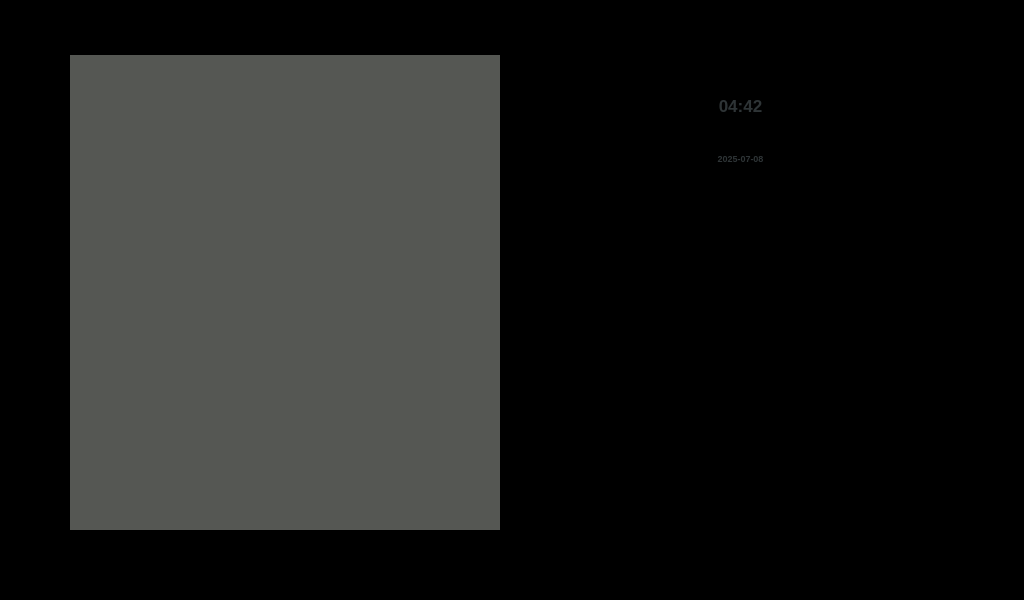
<?xml version="1.0" encoding="UTF-8"?>
<ui version="4.0">
 <class>Widget</class>
 <widget class="QWidget" name="Widget">
  <property name="geometry">
   <rect>
    <x>0</x>
    <y>0</y>
    <width>1024</width>
    <height>600</height>
   </rect>
  </property>
  <property name="minimumSize">
   <size>
    <width>1024</width>
    <height>600</height>
   </size>
  </property>
  <property name="maximumSize">
   <size>
    <width>1024</width>
    <height>600</height>
   </size>
  </property>
  <property name="windowTitle">
   <string>Widget</string>
  </property>
  <property name="styleSheet">
   <string notr="true">QWidget#Widget{
background-color: rgb(0, 0, 0);
}</string>
  </property>
  <widget class="QWidget" name="widget" native="true">
   <property name="geometry">
    <rect>
     <x>0</x>
     <y>0</y>
     <width>1024</width>
     <height>600</height>
    </rect>
   </property>
   <property name="minimumSize">
    <size>
     <width>1024</width>
     <height>600</height>
    </size>
   </property>
   <property name="font">
    <font>
     <pointsize>16</pointsize>
    </font>
   </property>
   <property name="styleSheet">
    <string notr="true">QWidget#widget{
	
	background-image: url(:/pics/probg.png);
}</string>
   </property>
   <widget class="QWidget" name="">
    <property name="geometry">
     <rect>
      <x>40</x>
      <y>30</y>
      <width>951</width>
      <height>541</height>
     </rect>
    </property>
    <layout class="QHBoxLayout" name="horizontalLayout_5">
     <property name="spacing">
      <number>10</number>
     </property>
     <item>
      <widget class="QWidget" name="widget_4" native="true">
       <property name="minimumSize">
        <size>
         <width>470</width>
         <height>530</height>
        </size>
       </property>
       <property name="maximumSize">
        <size>
         <width>470</width>
         <height>530</height>
        </size>
       </property>
       <property name="styleSheet">
        <string notr="true">#widget_4{
background-color: rgba(0, 0, 0, 55);

}</string>
       </property>
       <widget class="QWidget" name="widgetcam" native="true">
        <property name="geometry">
         <rect>
          <x>20</x>
          <y>20</y>
          <width>430</width>
          <height>475</height>
         </rect>
        </property>
        <property name="minimumSize">
         <size>
          <width>430</width>
          <height>475</height>
         </size>
        </property>
        <property name="maximumSize">
         <size>
          <width>430</width>
          <height>475</height>
         </size>
        </property>
        <property name="styleSheet">
         <string notr="true">#widgetcam{
background-color: rgba(255, 255, 255, 55);

}</string>
        </property>
        <widget class="QLabel" name="labelcam">
         <property name="geometry">
          <rect>
           <x>0</x>
           <y>0</y>
           <width>430</width>
           <height>475</height>
          </rect>
         </property>
         <property name="minimumSize">
          <size>
           <width>430</width>
           <height>475</height>
          </size>
         </property>
         <property name="maximumSize">
          <size>
           <width>430</width>
           <height>475</height>
          </size>
         </property>
         <property name="styleSheet">
          <string notr="true">background-color: rgb(85, 87, 83);</string>
         </property>
         <property name="text">
          <string/>
         </property>
        </widget>
       </widget>
      </widget>
     </item>
     <item>
      <layout class="QVBoxLayout" name="verticalLayout_6">
       <property name="spacing">
        <number>10</number>
       </property>
       <item>
        <widget class="QWidget" name="widget_2" native="true">
         <property name="minimumSize">
          <size>
           <width>440</width>
           <height>170</height>
          </size>
         </property>
         <property name="maximumSize">
          <size>
           <width>440</width>
           <height>170</height>
          </size>
         </property>
         <property name="styleSheet">
          <string notr="true">#widget_2{
background-color: rgba(0, 0, 0, 55);

}</string>
         </property>
         <widget class="QWidget" name="layoutWidget">
          <property name="geometry">
           <rect>
            <x>40</x>
            <y>10</y>
            <width>321</width>
            <height>151</height>
           </rect>
          </property>
          <layout class="QVBoxLayout" name="verticalLayout_2">
           <item>
            <widget class="QLabel" name="labelTime">
             <property name="font">
              <font>
               <pointsize>13</pointsize>
               <weight>75</weight>
               <bold>true</bold>
              </font>
             </property>
             <property name="styleSheet">
              <string notr="true">color: rgb(46, 52, 54);
</string>
             </property>
             <property name="text">
              <string>04:42</string>
             </property>
             <property name="alignment">
              <set>Qt::AlignBottom|Qt::AlignHCenter</set>
             </property>
            </widget>
           </item>
           <item>
            <widget class="QLabel" name="labelDate">
             <property name="font">
              <font>
               <pointsize>7</pointsize>
               <weight>75</weight>
               <bold>true</bold>
              </font>
             </property>
             <property name="styleSheet">
              <string notr="true">color: rgb(46, 52, 54);
</string>
             </property>
             <property name="text">
              <string>2025-07-08</string>
             </property>
             <property name="alignment">
              <set>Qt::AlignCenter</set>
             </property>
            </widget>
           </item>
          </layout>
         </widget>
        </widget>
       </item>
       <item>
        <widget class="QWidget" name="widget_3" native="true">
         <property name="minimumSize">
          <size>
           <width>440</width>
           <height>350</height>
          </size>
         </property>
         <property name="maximumSize">
          <size>
           <width>440</width>
           <height>350</height>
          </size>
         </property>
         <property name="styleSheet">
          <string notr="true">#widget_3{
background-color: rgba(0, 0, 0, 55);

}</string>
         </property>
         <widget class="QWidget" name="layoutWidget">
          <property name="geometry">
           <rect>
            <x>10</x>
            <y>40</y>
            <width>421</width>
            <height>281</height>
           </rect>
          </property>
          <layout class="QVBoxLayout" name="verticalLayout">
           <item>
            <layout class="QHBoxLayout" name="horizontalLayout">
             <item>
              <widget class="QPushButton" name="btncall">
               <property name="minimumSize">
                <size>
                 <width>120</width>
                 <height>120</height>
                </size>
               </property>
               <property name="maximumSize">
                <size>
                 <width>120</width>
                 <height>120</height>
                </size>
               </property>
               <property name="styleSheet">
                <string notr="true">QPushButton {
    border: none;
    background: transparent;
    border-radius: 20px; /* 圆角半径，根据需要调整 */
    background-image: url(:/pics/dianhua01.png);
    background-repeat: no-repeat;
    background-position: center;
}
QPushButton:pressed {
    background-image: url(:/pics/dianhua02.png);
}</string>
               </property>
               <property name="text">
                <string/>
               </property>
              </widget>
             </item>
             <item>
              <widget class="QPushButton" name="btnfinger_step">
               <property name="minimumSize">
                <size>
                 <width>120</width>
                 <height>120</height>
                </size>
               </property>
               <property name="maximumSize">
                <size>
                 <width>120</width>
                 <height>120</height>
                </size>
               </property>
               <property name="styleSheet">
                <string notr="true">QPushButton {
    border: none;
    background: transparent;
    border-radius: 20px; /* 圆角半径，根据需要调整 */
    background-image: url(:/pics/newzhiwen01.png);
    background-repeat: no-repeat;
    background-position: center;
}
QPushButton:pressed {
    background-image: url(:/pics/newzhiwen02.png);
}
</string>
               </property>
               <property name="text">
                <string/>
               </property>
              </widget>
             </item>
             <item>
              <widget class="QPushButton" name="btnface">
               <property name="minimumSize">
                <size>
                 <width>120</width>
                 <height>120</height>
                </size>
               </property>
               <property name="maximumSize">
                <size>
                 <width>120</width>
                 <height>120</height>
                </size>
               </property>
               <property name="styleSheet">
                <string notr="true">
QPushButton {
    border: none;
    background: transparent;
    border-radius: 20px; /* 圆角半径，根据需要调整 */
    background-image: url(:/pics/renlian01.png);
    background-repeat: no-repeat;
    background-position: center;
}
QPushButton:pressed {
    background-image: url(:/pics/renlian02.png);
}
</string>
               </property>
               <property name="text">
                <string/>
               </property>
              </widget>
             </item>
            </layout>
           </item>
           <item>
            <layout class="QHBoxLayout" name="horizontalLayout_3">
             <item>
              <widget class="QPushButton" name="btnadd">
               <property name="minimumSize">
                <size>
                 <width>120</width>
                 <height>120</height>
                </size>
               </property>
               <property name="maximumSize">
                <size>
                 <width>120</width>
                 <height>120</height>
                </size>
               </property>
               <property name="styleSheet">
                <string notr="true">
QPushButton {
    border: none;
    background: transparent;
    border-radius: 20px; /* 圆角半径，根据需要调整 */
    background-image: url(:/pics/useradd01.png);
    background-repeat: no-repeat;
    background-position: center;
}
QPushButton:pressed {
    background-image: url(:/pics/useradd02.png);
}
</string>
               </property>
               <property name="text">
                <string/>
               </property>
              </widget>
             </item>
             <item>
              <widget class="QPushButton" name="btnpsswd">
               <property name="minimumSize">
                <size>
                 <width>120</width>
                 <height>120</height>
                </size>
               </property>
               <property name="maximumSize">
                <size>
                 <width>120</width>
                 <height>120</height>
                </size>
               </property>
               <property name="styleSheet">
                <string notr="true">
QPushButton {
    border: none;
    background: transparent;
    border-radius: 20px; /* 圆角半径，根据需要调整 */
    background-image: url(:/pics/mima01.png);
    background-repeat: no-repeat;
    background-position: center;
}
QPushButton:pressed {
    background-image: url(:/pics/mima02.png);
}
</string>
               </property>
               <property name="text">
                <string/>
               </property>
              </widget>
             </item>
             <item>
              <widget class="QPushButton" name="btnpower">
               <property name="minimumSize">
                <size>
                 <width>120</width>
                 <height>120</height>
                </size>
               </property>
               <property name="maximumSize">
                <size>
                 <width>120</width>
                 <height>120</height>
                </size>
               </property>
               <property name="styleSheet">
                <string notr="true">QPushButton {
    border: none;
    background: transparent;
    border-radius: 20px; /* 圆角半径，根据需要调整 */
    background-image: url(:/pics/guanji01.png);
    background-repeat: no-repeat;
    background-position: center;
}
QPushButton:pressed {
    background-image: url(:/pics/guanji02.png);
}

</string>
               </property>
               <property name="text">
                <string/>
               </property>
              </widget>
             </item>
            </layout>
           </item>
          </layout>
         </widget>
        </widget>
       </item>
      </layout>
     </item>
    </layout>
   </widget>
  </widget>
 </widget>
 <resources/>
 <connections/>
</ui>
